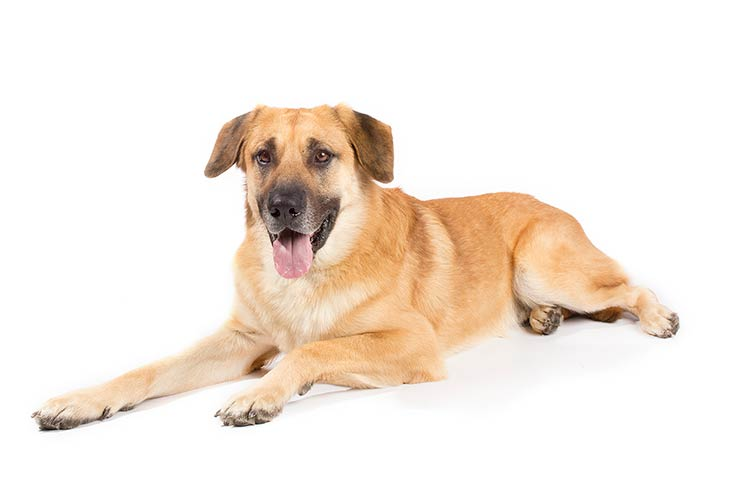
#> input picture dog_color.jpg, 729 x 485 px
$ jupyter execute hw-1.ipynb   (shell and % lines are left out)
#> lines starting #> are read from the running program, lines starting #| are printed output that depends on the picture
# Обработка изображений. Домашняя работа

[cell 1]
import matplotlib.pyplot as plt
import numpy as np

import imageio

[cell 2]
img = imageio.imread('dog_color.jpg')
#> img is the input picture: shape (485, 729, 3); mean R, G, B 244.6, 234.2, 224.7
img = img[:,:,:].astype(np.float32) / 255.
print(img.shape)
#| (485, 729, 3)

[cell 3]
plt.figure(figsize=(8, 8))
plt.imshow(img)

#### Оконная функция (функция фильтра)

[cell 4]
def filter_blur(x):
    # Box blur
    return np.mean(x)

#### функция преобразования RGB-изображения

[cell 5]
def rgb_filter_blur(win_size, img):
#> called with win_size = (11, 11)
    out_img = np.zeros(
        (img.shape[0] - win_size[0] + 1,
         img.shape[1] - win_size[1] + 1,
         3),
         dtype=np.float32)

    print(out_img.shape)
#| (475, 719, 3)

    for k in range(out_img.shape[2]):
        for i in range(out_img.shape[0]):
            for j in range(out_img.shape[1]):
                x = img[i:i+win_size[0], j:j+win_size[1], k]
                out_img[i,j,k] = filter_blur(x)
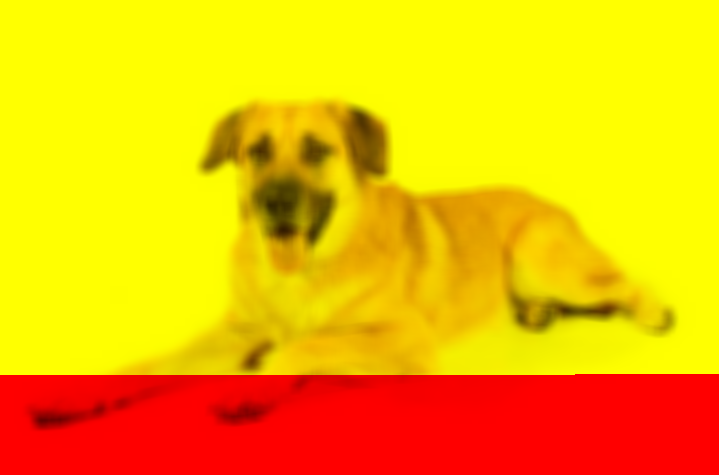
#> out_img: shape (475, 719, 3) float32; mean R, G, B 0.958, 0.712, 0

    return out_img
